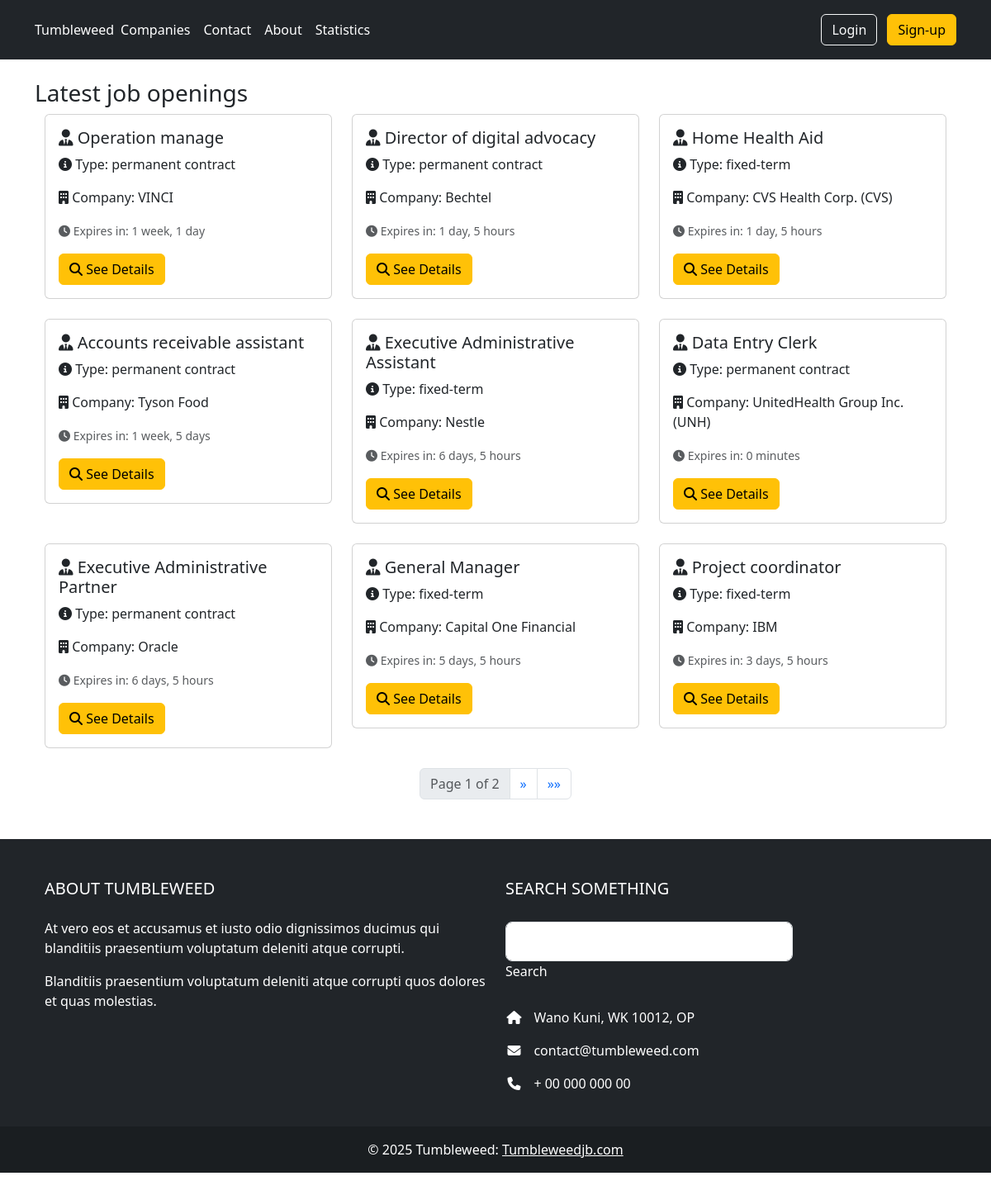
The page / on the database its author committed.
### JobBoard/models.py (models this page shows, shortened)
class job_opening(models.Model):
    id = models.UUIDField(primary_key=True, default=uuid.uuid4, editable=False)
    position_name = models.CharField(max_length=100)
    reference = models.UUIDField(default=uuid.uuid4, editable=False)
    description = HTMLField()
    contrat_type =(
        ('permanent contract','permanent contract'),
        ('fixed-term','fixed-term'),
        ('Internship','Internship'),
    )
    type = models.CharField(max_length=50, choices=contrat_type, default=None)
    salary = models.FloatField()
    expiration_date = models.DateField()
    Company = models.ForeignKey(Company, on_delete=models.DO_NOTHING)
    created_at = models.DateField(auto_now=True)
    class meta:
        verbose_name_plural = "Job Openings"

class Company(models.Model):
    id = models.UUIDField(primary_key=True, default=uuid.uuid4, editable=False)
    name = models.CharField(max_length=200)
    size_choice = (
        ('0 - 10', '0 - 10'),
        ('10 - 30', '10 - 30'),
        ('30 - 50', '30 - 50'),
        ('50 - 100+', '50 - 100+')
    )
    employee_size = models.CharField(max_length=15, choices=size_choice)
    sector_choice =(
        ('Construction','Construction'),
        ('Financial Services','Financial Services'),
        ('Foodservice','Foodservice'),
        ('Healthcare','Healthcare'),
        ('Technology & Telecom','Technology & Telecom'),
        ('Other','Other')
    )
    sector = models.CharField(max_length=50, choices=sector_choice)
    logo = models.ImageField(upload_to="images/")
    email = models.EmailField(max_length=254)
    class meta:
        verbose_name_plural = "Companies"

### JobBoard/views.py (the view)
# urls.py: path('', views.index, name="index"),
def index(request):
    JOpening = job_opening.objects.all()
    paginator = Paginator(JOpening, 9)
    page = request.GET.get('page')
    try:
        data_page = paginator.page(page)
    except PageNotAnInteger:
        data_page = paginator.page(1)
    except EmptyPage:
        data_page = paginator.page(paginator.num_pages)
    context = {
        'data_page': data_page,
        }
    return render(request, "JobBoard/index.html", context)

### JobBoard/templates/JobBoard/index.html (shortened to what this page needs)
{% extends "base.html" %} {% load static %}
{% block content %}
<h3>Latest job openings</h3>
<div class="container">
  <div class="row">
      {% for data in data_page %}
      <div class="col-md-4 mb-4">
          <div class="card">
              <div class="card-body">
                  <h5 class="card-title"><i class="fas fa-user-tie"></i> {{ data.position_name }}</h5>
                  <p class="card-text"><i class="fas fa-info-circle"></i> Type: {{ data.type }}</p>
                  <p class="card-text"><i class="fas fa-building"></i> Company: {{ data.Company.name }}</p>
                  <p class="card-text">
                      <small class="text-muted"><i class="fas fa-clock"></i> Expires in: {{ data.expiration_date|timeuntil }}</small>
                  </p>
                  <a href="{% url 'opening-details' pk=data.pk %}" class="btn btn-warning"><i class="fas fa-search"></i> See Details</a>
              </div>
          </div>
      </div>
      {% endfor %}
  </div>
</div>
<div class="container">
    <nav aria-label="Page navigation">
      <ul class="pagination justify-content-center">
        <li class="page-item disabled">
          <span class="page-link">Page {{ data_page.number }} of {{ data_page.paginator.num_pages }}</span>
        </li>
        {% if data_page.has_next %}
          <li class="page-item">
            <a class="page-link" href="?page={{ data_page.next_page_number }}" aria-label="Next">
              <span aria-hidden="true">&raquo;</span>
            </a>
          </li>
          <li class="page-item">
            <a class="page-link" href="?page={{ data_page.paginator.num_pages }}" aria-label="Last">
              <span aria-hidden="true">&raquo;&raquo;</span>
            </a>
          </li>
        {% endif %}
      </ul>
    </nav>
  </div>
{%endblock content %}

### rows shown on the page
job_opening: position_name "Operation manage", type "permanent contract", Company.name "VINCI", expiration_date "1 week, 1 day"
job_opening: position_name "Director of digital advocacy", type "permanent contract", Company.name "Bechtel", expiration_date "1 day, 5 hours"
job_opening: position_name "Home Health Aid", type "fixed-term", Company.name "CVS Health Corp. (CVS)", expiration_date "1 day, 5 hours"
job_opening: position_name "Accounts receivable assistant", type "permanent contract", Company.name "Tyson Food", expiration_date "1 week, 5 days"
job_opening: position_name "Executive Administrative Assistant", type "fixed-term", Company.name "Nestle", expiration_date "6 days, 5 hours"
job_opening: position_name "Data Entry Clerk", type "permanent contract", Company.name "UnitedHealth Group Inc. (UNH)", expiration_date "0 minutes"
job_opening: position_name "Executive Administrative Partner", type "permanent contract", Company.name "Oracle", expiration_date "6 days, 5 hours"
job_opening: position_name "General Manager", type "fixed-term", Company.name "Capital One Financial", expiration_date "5 days, 5 hours"
job_opening: position_name "Project coordinator", type "fixed-term", Company.name "IBM", expiration_date "3 days, 5 hours"

### other values the page prints
{{ data_page.number }} "1"
{{ data_page.paginator.num_pages }} "2"
